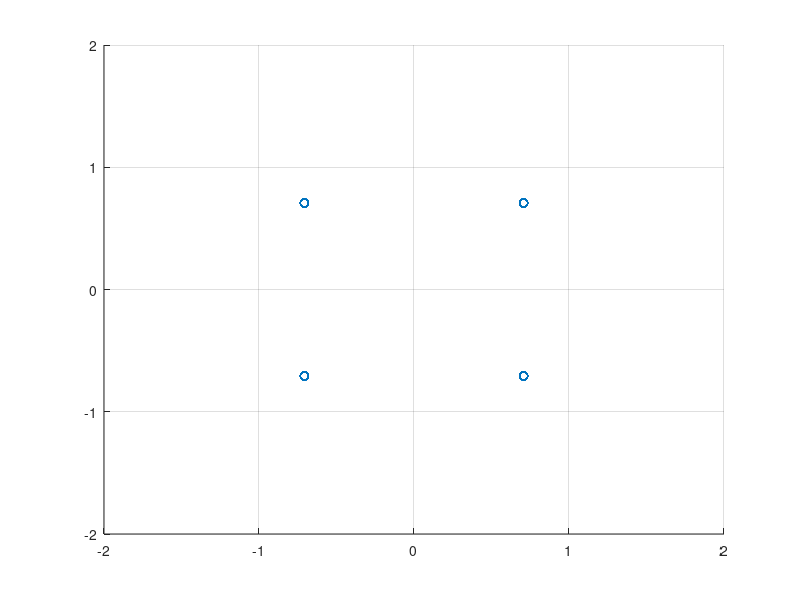
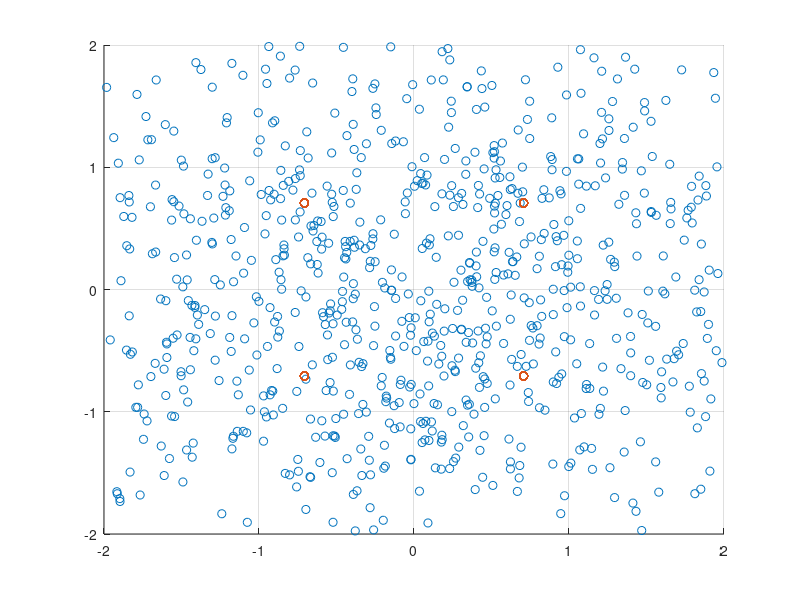

These figures' MATLAB source, in order:
clear;
%QAM을 그려봄
% Parameter Setting
Tsym = 1;
Nsym = 1000;
% Sampling size
Fs = 100;
% Carrier frequency(HZ)
Fc = 10;
%
Fe =  0;
% Noise level
N0 = 1;

% Simulation
% 샘플링된 것이 Fs로 나누면 이경우 100분의 1초마다 생기는 것임.
% 이를 끝까지 가봄 Nsymbol까지
t = [Tsym/Fs : Tsym/Fs : Tsym*Nsym];
Tmax = length(t);

% Signal power는 1이라고 가정
% Symbol 생성
M = 4;
symTable = zeros(1,4);
for i = 1:M
    i_m = 2*pi*(i-1)/M + pi/4;
    symTable(i) = cos(i_m) + j*sin(i_m);
end

% basis Signal 생성
phi1 = cos(2*pi*Fc*t(1:Tsym*Fs));
Es = norm(phi1);
% Othonomal Basis 생성
phi1 = phi1/Es;

phi2 = -sin(2*pi*Fc*t(1:Tsym*Fs));
Es = norm(phi2);
% Othonomal Basis 생성
phi2 = phi2/Es;


%% TX
% 랜덤 신호 만들기
m = randi(M,1,Nsym);

% 심볼 신호 만들기
% 심볼 테이블 만들듯이 만들면 된다.
theta_m = 2*pi*(m-1)/M + pi/4;
bbSym = cos(theta_m) + j*sin(theta_m);

% Up-conversion 실어보낼껏임.(DAC 포함)
RFsignal = zeros(1,Tmax);
for iterT = 1:Tmax
    iterSym = floor((iterT-1)/Fs)+1;
    RFsignal(iterT) = real(bbSym(iterSym))*cos(2*pi*Fc*t(iterT))/Es - imag(bbSym(iterSym))*sin(2*pi*Fc*t(iterT))/Es;
end

% 참고 - Signal 보여주기
% t가 x축,
%figure(1)
%plot(t,RFsignal);
%xlim([0 2]);

% 참고 - 심볼신호 보여주기
s = zeros(2,Nsym);
for i = 1:Nsym
    % 1일때는 1부터 100까지
    intStart = 1+(i-1)*Tsym*Fs;
    %첫번째는  1이고 마지막은 100이다.
    %2번째는시작이 101이고 마지막은 200이다.
    intEnd = i*Tsym*Fs;
    s(1,i) = sum(RFsignal(intStart:intEnd).*phi1);
    s(2,i) = sum(RFsignal(intStart:intEnd).*phi2);
end
figure(2)
scatter(s(1,:),s(2,:),'r*');
grid on;
axis([-2 2 -2 2]);

%% RX

% Coherent Detection
% 구하는 것은 결국 phi1신호를곱하면 된다. error가 있을 수 있으니 그대로 곱함.
Ich = RFsignal .* cos(2*pi*(Fc+Fe)*t)/Es;
Qch = RFsignal .* sin(2*pi*(Fc+Fe)*t)/Es;

% Low Pass FIlter보단
% Baseband Signal Representation
for i = 1:Nsym
    % 1일때는 0부터이다.
    n_start = (i-1)*Tsym*Fs;
    bbSym_rx(i) = sum(Ich(n_start+1:n_start+Tsym*Fs) - j*Qch(n_start+1:n_start+Tsym*Fs));
end
%.^2은 전체 제곱에 mean을 구함.
sigPower = mean(abs(bbSym_rx).^2);

% Noise Insertion
noise = sqrt(N0)*randn(1,length(bbSym_rx)) + j*sqrt(N0)*randn(1,length(bbSym_rx));

% noise가 반영된 signal R.
bbSymN_rx = bbSym_rx+noise;
noisePower = mean(abs(noise).^2);
SNR = 10*log10(sigPower/noisePower)

% Signal Space Representation
figure(3)
scatter(real(bbSymN_rx), imag(bbSymN_rx));
grid on;
axis([-2 2 -2 2]);
hold on;
scatter(s(1,:),s(2,:),'r*');

% Optimal Receiver
hd_bbSym = zeros(1,Nsym);
for i= 1:Nsym
    corr_result = bbSymN_rx(i)*conj(symTable);
    [dammyVal hd_index] = max(real(corr_result));
    hd_bbSym(i) = symTable(hd_index);
end

% Symbol Error Rate
SER = sum( abs(hd_bbSym - bbSym) > 0.01) /Nsym